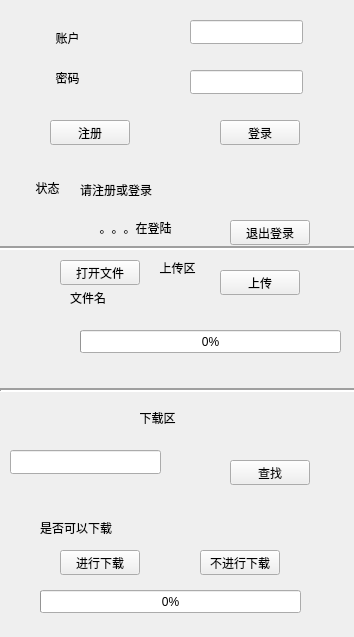
<?xml version="1.0" encoding="UTF-8"?>
<ui version="4.0">
 <class>Client</class>
 <widget class="QWidget" name="Client">
  <property name="geometry">
   <rect>
    <x>0</x>
    <y>0</y>
    <width>354</width>
    <height>637</height>
   </rect>
  </property>
  <property name="windowTitle">
   <string>Client</string>
  </property>
  <widget class="QLabel" name="idLabel">
   <property name="geometry">
    <rect>
     <x>40</x>
     <y>30</y>
     <width>55</width>
     <height>16</height>
    </rect>
   </property>
   <property name="text">
    <string>账户</string>
   </property>
   <property name="alignment">
    <set>Qt::AlignCenter</set>
   </property>
  </widget>
  <widget class="QLabel" name="passLabel">
   <property name="geometry">
    <rect>
     <x>40</x>
     <y>70</y>
     <width>55</width>
     <height>16</height>
    </rect>
   </property>
   <property name="text">
    <string>密码</string>
   </property>
   <property name="alignment">
    <set>Qt::AlignCenter</set>
   </property>
  </widget>
  <widget class="QLineEdit" name="idLineEdit">
   <property name="geometry">
    <rect>
     <x>190</x>
     <y>20</y>
     <width>113</width>
     <height>24</height>
    </rect>
   </property>
  </widget>
  <widget class="QLineEdit" name="passLineEdit">
   <property name="geometry">
    <rect>
     <x>190</x>
     <y>70</y>
     <width>113</width>
     <height>24</height>
    </rect>
   </property>
   <property name="echoMode">
    <enum>QLineEdit::Password</enum>
   </property>
  </widget>
  <widget class="QPushButton" name="regiButton">
   <property name="geometry">
    <rect>
     <x>50</x>
     <y>120</y>
     <width>80</width>
     <height>25</height>
    </rect>
   </property>
   <property name="text">
    <string>注册</string>
   </property>
  </widget>
  <widget class="QPushButton" name="loginButton">
   <property name="geometry">
    <rect>
     <x>220</x>
     <y>120</y>
     <width>80</width>
     <height>25</height>
    </rect>
   </property>
   <property name="text">
    <string>登录</string>
   </property>
  </widget>
  <widget class="QLabel" name="stateLabel">
   <property name="geometry">
    <rect>
     <x>20</x>
     <y>180</y>
     <width>55</width>
     <height>16</height>
    </rect>
   </property>
   <property name="sizePolicy">
    <sizepolicy hsizetype="Preferred" vsizetype="Preferred">
     <horstretch>0</horstretch>
     <verstretch>0</verstretch>
    </sizepolicy>
   </property>
   <property name="text">
    <string>状态</string>
   </property>
   <property name="alignment">
    <set>Qt::AlignCenter</set>
   </property>
  </widget>
  <widget class="QLabel" name="contentLabel">
   <property name="geometry">
    <rect>
     <x>80</x>
     <y>180</y>
     <width>201</width>
     <height>20</height>
    </rect>
   </property>
   <property name="frameShape">
    <enum>QFrame::NoFrame</enum>
   </property>
   <property name="frameShadow">
    <enum>QFrame::Plain</enum>
   </property>
   <property name="text">
    <string>请注册或登录</string>
   </property>
   <property name="textFormat">
    <enum>Qt::AutoText</enum>
   </property>
   <property name="scaledContents">
    <bool>false</bool>
   </property>
   <property name="margin">
    <number>0</number>
   </property>
  </widget>
  <widget class="QPushButton" name="exitButton">
   <property name="geometry">
    <rect>
     <x>230</x>
     <y>220</y>
     <width>80</width>
     <height>25</height>
    </rect>
   </property>
   <property name="text">
    <string>退出登录</string>
   </property>
  </widget>
  <widget class="QPushButton" name="openButton">
   <property name="geometry">
    <rect>
     <x>60</x>
     <y>260</y>
     <width>80</width>
     <height>25</height>
    </rect>
   </property>
   <property name="text">
    <string>打开文件</string>
   </property>
  </widget>
  <widget class="QPushButton" name="upButton">
   <property name="geometry">
    <rect>
     <x>220</x>
     <y>270</y>
     <width>80</width>
     <height>25</height>
    </rect>
   </property>
   <property name="text">
    <string>上传</string>
   </property>
  </widget>
  <widget class="QLabel" name="filenameLabel">
   <property name="geometry">
    <rect>
     <x>70</x>
     <y>290</y>
     <width>231</width>
     <height>16</height>
    </rect>
   </property>
   <property name="text">
    <string>文件名</string>
   </property>
  </widget>
  <widget class="QProgressBar" name="upBar">
   <property name="geometry">
    <rect>
     <x>80</x>
     <y>330</y>
     <width>261</width>
     <height>23</height>
    </rect>
   </property>
   <property name="value">
    <number>0</number>
   </property>
  </widget>
  <widget class="Line" name="sepLine">
   <property name="geometry">
    <rect>
     <x>0</x>
     <y>380</y>
     <width>401</width>
     <height>20</height>
    </rect>
   </property>
   <property name="lineWidth">
    <number>2</number>
   </property>
   <property name="orientation">
    <enum>Qt::Horizontal</enum>
   </property>
  </widget>
  <widget class="Line" name="actLine">
   <property name="geometry">
    <rect>
     <x>-20</x>
     <y>240</y>
     <width>401</width>
     <height>16</height>
    </rect>
   </property>
   <property name="frameShadow">
    <enum>QFrame::Sunken</enum>
   </property>
   <property name="lineWidth">
    <number>2</number>
   </property>
   <property name="orientation">
    <enum>Qt::Horizontal</enum>
   </property>
  </widget>
  <widget class="QLineEdit" name="searchEdit">
   <property name="geometry">
    <rect>
     <x>10</x>
     <y>450</y>
     <width>151</width>
     <height>24</height>
    </rect>
   </property>
  </widget>
  <widget class="QPushButton" name="searchButton">
   <property name="geometry">
    <rect>
     <x>230</x>
     <y>460</y>
     <width>80</width>
     <height>25</height>
    </rect>
   </property>
   <property name="text">
    <string>查找</string>
   </property>
  </widget>
  <widget class="QPushButton" name="downButton">
   <property name="geometry">
    <rect>
     <x>60</x>
     <y>550</y>
     <width>80</width>
     <height>25</height>
    </rect>
   </property>
   <property name="text">
    <string>进行下载</string>
   </property>
  </widget>
  <widget class="QLabel" name="downLabel">
   <property name="geometry">
    <rect>
     <x>40</x>
     <y>520</y>
     <width>141</width>
     <height>16</height>
    </rect>
   </property>
   <property name="text">
    <string>是否可以下载</string>
   </property>
  </widget>
  <widget class="QProgressBar" name="downBar">
   <property name="geometry">
    <rect>
     <x>40</x>
     <y>590</y>
     <width>261</width>
     <height>23</height>
    </rect>
   </property>
   <property name="value">
    <number>0</number>
   </property>
  </widget>
  <widget class="QLabel" name="loginStatusLabel">
   <property name="geometry">
    <rect>
     <x>80</x>
     <y>220</y>
     <width>111</width>
     <height>16</height>
    </rect>
   </property>
   <property name="text">
    <string>。。。在登陆</string>
   </property>
   <property name="alignment">
    <set>Qt::AlignCenter</set>
   </property>
  </widget>
  <widget class="QLabel" name="downWarnLabel">
   <property name="geometry">
    <rect>
     <x>130</x>
     <y>410</y>
     <width>55</width>
     <height>16</height>
    </rect>
   </property>
   <property name="text">
    <string>下载区</string>
   </property>
   <property name="alignment">
    <set>Qt::AlignCenter</set>
   </property>
  </widget>
  <widget class="QLabel" name="upWarnLabel">
   <property name="geometry">
    <rect>
     <x>150</x>
     <y>260</y>
     <width>55</width>
     <height>16</height>
    </rect>
   </property>
   <property name="text">
    <string>上传区</string>
   </property>
   <property name="alignment">
    <set>Qt::AlignCenter</set>
   </property>
  </widget>
  <widget class="QPushButton" name="unDownButton">
   <property name="geometry">
    <rect>
     <x>200</x>
     <y>550</y>
     <width>80</width>
     <height>25</height>
    </rect>
   </property>
   <property name="text">
    <string>不进行下载</string>
   </property>
  </widget>
 </widget>
 <layoutdefault spacing="6" margin="11"/>
 <resources/>
 <connections/>
</ui>
